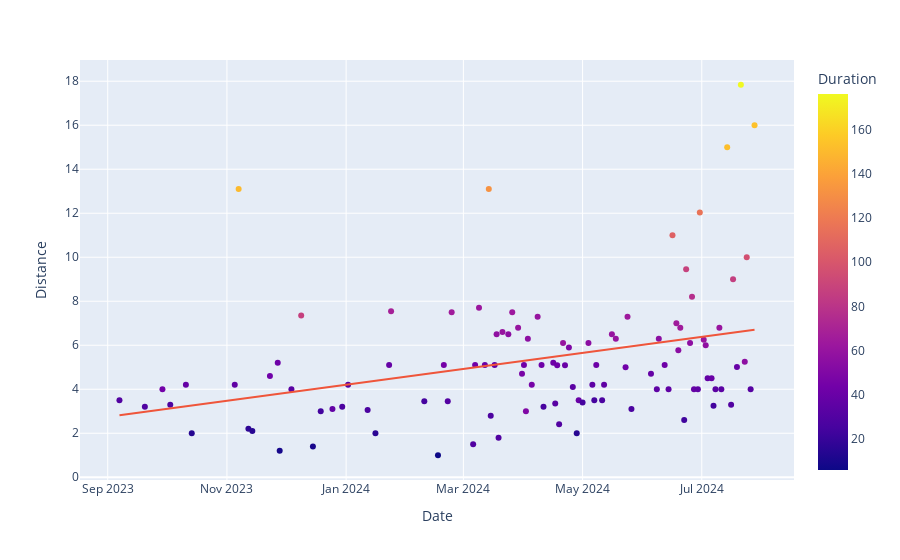

Notebook code for this chart:
### Code cell
px.scatter(df[df['Activity'] == 'Running'], x = 'Date', y = 'Distance', color = 'Duration', trendline = 'ols')
